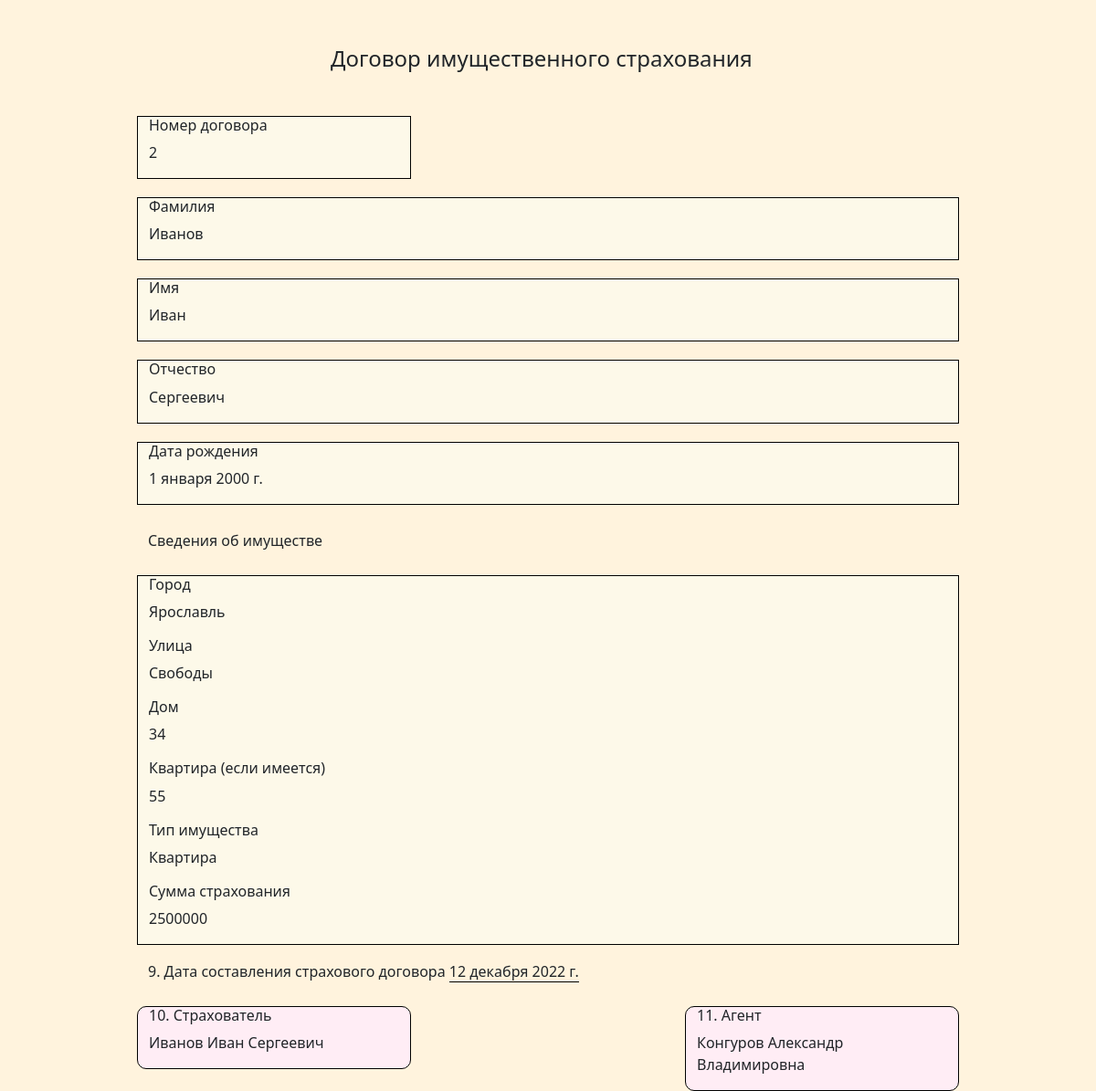
Screenshot of /doc_property_insurance/2/ with the database file from the repository.
### main/models.py (models this page shows, shortened)
class PropertyInshurance(models.Model):
    date = models.DateField()
    client = models.ForeignKey(User, on_delete=models.CASCADE, blank=True, null=True, related_name='property_client')
    type = models.CharField(max_length=100, blank=True, null=True, default='Имущественная страховка', editable=False)
    city = models.CharField(max_length=100, blank=True, null=True)
    street = models.CharField(max_length=100, blank=True, null=True) # Улица
    house = models.CharField(max_length=100, blank=True, null=True) # Дом
    flat = models.CharField(max_length=100, blank=True, null=True) # Квартира
    type_building = models.CharField(max_length=100, blank=True, null=True) # Тип здания
    agent = models.ForeignKey(User, on_delete=models.CASCADE, blank=True, null=True) # Агент
    salary = models.IntegerField(blank=True, null=True)
    percent_agent = models.IntegerField(blank=True, null=True)
    class Meta:
        verbose_name = 'Имущественная страховка'
        verbose_name_plural = 'Имущественные страховки'

class User(AbstractUser):
    patronymic = models.CharField(max_length=100, blank=True, null=True) # Отчество
    date_birth = models.DateField(blank=True, null=True, default='2000-01-01') # Дата рождения
    phone = models.CharField(max_length=100, blank=True, null=True) # Телефон
    adress = models.CharField(max_length=100, blank=True, null=True) # Адрес
    passport = models.CharField(max_length=100, blank=True, null=True) # Паспорт
    filial = models.ForeignKey(Filial, on_delete=models.CASCADE, blank=True, null=True) # Филиал
    role = models.ForeignKey(Roles, on_delete=models.CASCADE, blank=True, null=True) # Роль
    class Meta:
        verbose_name = 'Пользователь'
        verbose_name_plural = 'Пользователи'

### main/views.py (the view)
# urls.py: path('doc_property_insurance/<int:insurance_id>/', views.doc_property_insurance, name='doc_property_insurance'),
def doc_property_insurance(request, insurance_id):
    insurance = PropertyInshurance.objects.get(id=insurance_id)
    agent_salary = int(insurance.salary * insurance.percent_agent / 100)
    return render(request, 'doc_property_insurance.html', {'insurance': insurance, 'agent_salary': agent_salary})

### templates/doc_property_insurance.html (shortened to what this page needs)
<!DOCTYPE html>
<html lang="en">
<head>
    <link rel="stylesheet" href="https://cdn.jsdelivr.net/npm/bootstrap@5.3.0/dist/css/bootstrap.min.css">
</head>
<body>
<div class="container-fluid background-container">
    <div class="row justify-content-center ">
        <div class="col-5" style="margin-top: 50px">
            <h4>Договор имущественного страхования</h4>
        </div>
    </div>
    <div class="row justify-content-center">
        <div class="col-3 custom_board" style="margin-top: 5vh;">
            <h6>Номер договора</h6>
            <p>{{ insurance.id }}</p>
        </div>
        <div class="col-6">
        </div>
    </div>
    <div class="row justify-content-center" style="margin-top: 20px;">
        <div class="col-9 custom_board">
            <h6>Фамилия</h6>
            <p>{{ insurance.client.last_name }}</p>
        </div>
    </div>
    <div class="row justify-content-center" style="margin-top: 20px;">
        <div class="col-9 custom_board">
            <h6>Имя</h6>
            <p>{{ insurance.client.first_name }}</p>
        </div>
    </div>
    <div class="row justify-content-center" style="margin-top: 20px;">
        <div class="col-9 custom_board">
            <h6>Отчество</h6>
            <p>{{ insurance.client.patronymic }}</p>
        </div>
    </div>
    <div class="row justify-content-center" style="margin-top: 20px;">
        <div class="col-9 custom_board">
            <h6>Дата рождения</h6>
            <p>{{ insurance.client.date_birth }}</p>
        </div>
    </div>
    <div class="row justify-content-center">
        <div class="col-3" style="margin-top: 30px;">
            <h6>Сведения об имуществе</h6>
        </div>
        <div class="col-6">
        </div>
    </div>
    <div class="row justify-content-center" style="margin-top: 20px;">
        <div class="col-9 custom_board">
            <h6>Город</h6>
            <p>{{ insurance.city }}</p>
            <h6>Улица</h6>
            <p>{{ insurance.street }}</p>
            <h6>Дом</h6>
            <p>{{ insurance.house }}</p>
            <h6>Квартира (если имеется)</h6>
            {% if insurance.flat != null %}
                <p>{{ insurance.flat }}</p>
            {% endif %}
            <h6>Тип имущества</h6>
            <p>{{ insurance.type_building }}</p>
            <h6>Сумма страхования</h6>
            <p>{{ insurance.salary }}</p>
        </div>
    </div>
    <div class="row justify-content-center" style="margin-top: 20px;">
        <div class="col-9">
            <h6>9. Дата составления страхового договора <span
                    class="border-bottom border-black">{{ insurance.date }}</span></h6>
        </div>
    </div>
    <div class="row justify-content-center" style="margin-top: 20px;">
        <div class="col-3 custom_board_light">
            <h6>10. Страхователь</h6>
            <p>{{ insurance.client.last_name }} {{ insurance.client.first_name }} {{ insurance.client.patronymic }}</p>
        </div>
        <div class="col-3">
        </div>
        <div class="col-3 custom_board_light">
            <h6>11. Агент</h6>
            <p>{{ insurance.agent.last_name }} {{ insurance.agent.first_name }} {{ insurance.agent.patronymic }}</p>
        </div>
    </div>
</div>
</body>
</html>

### templates/doc_property_insurance.html (style rules this page uses)
body { margin: 0; padding: 0; background: rgb(255, 243, 221); }
.custom_board { border: 1px solid black; height: fit-content; box-sizing: border-box; max-width: 100%; background: rgb(253, 249, 233); }
.custom_board_light { border: 1px solid black; border-radius: 10px; height: fit-content; box-sizing: border-box; max-width: 100%; background: rgb(255, 237, 245); }

### rows the page displays
PropertyInshurance: id "2", client.last_name "Иванов", client.first_name "Иван", client.patronymic "Сергеевич", client.date_birth "1 января 2000 г.", city "Ярославль", street "Свободы", house "34", flat "55", type_building "Квартира", salary "2500000", date "12 декабря 2022 г.", agent.last_name "Конгуров", agent.first_name "Александр", agent.patronymic "Владимировна"
